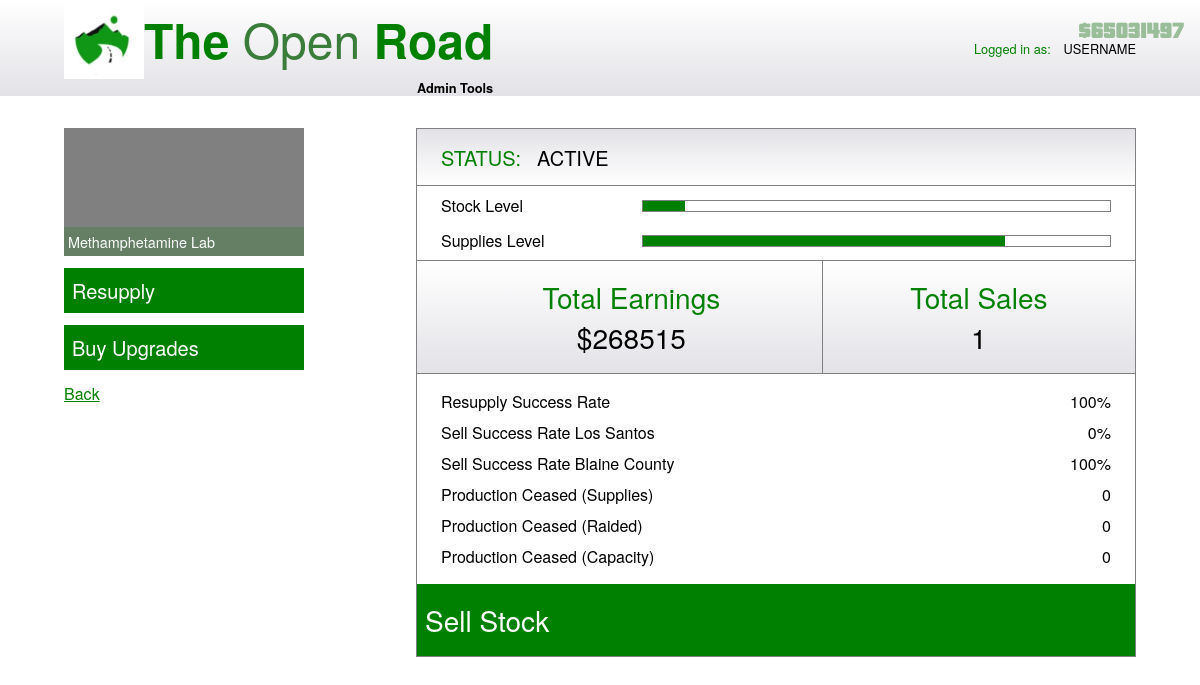
The page /business_management/24/22 (signed in) on the database as committed earlier.
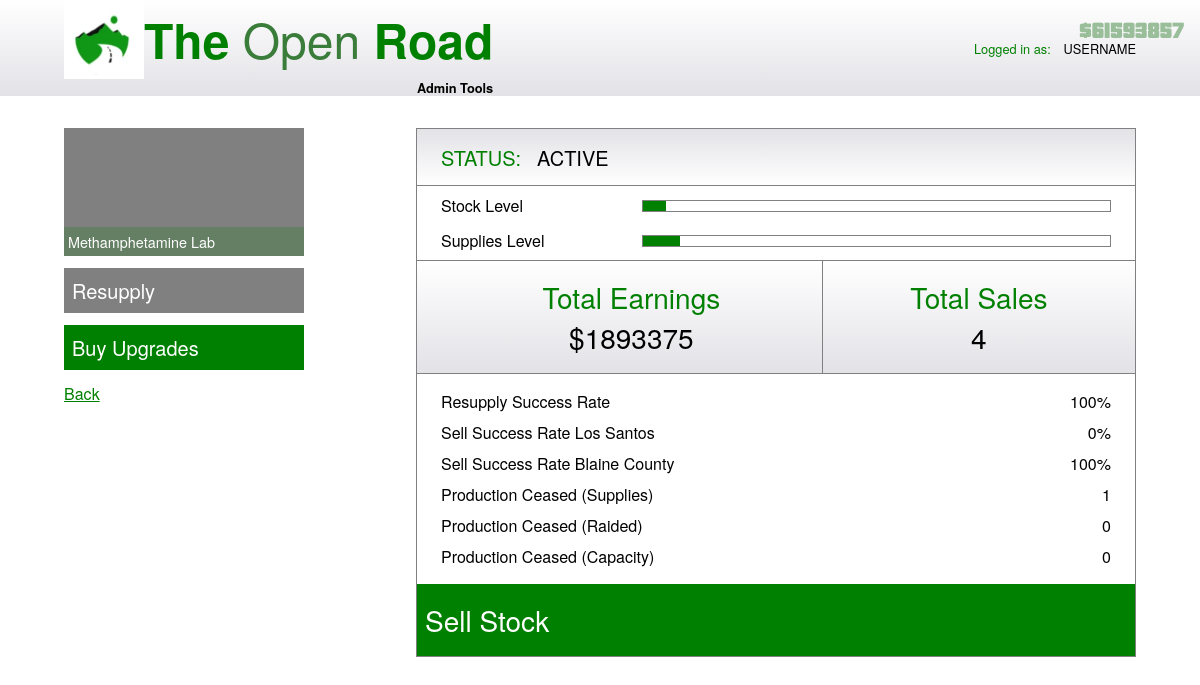
The same page on the database as committed later.
### app/database/create_db.py (models this page shows)
class BusinessType(db.Model):
	__tablename__ = "business_types"
	id = db.Column(db.Integer, primary_key=True, autoincrement=True)
	type_name = db.Column(db.String(67), unique=True, nullable=False)
	production_time = db.Column(db.Integer, nullable=False) # Time taken for one stock unit
	stock_value = db.Column(db.Integer, nullable=False) # Value of one stock unit
	supply_usage = db.Column(db.Float, nullable=False) # Supplies used for one stock unit
	equipment_upgrade_price = db.Column(db.Integer, nullable=False)
	equipment_upgrade_description = db.Column(db.String(670), default="No description.")
	staff_upgrade_price = db.Column(db.Integer, nullable=False)
	staff_upgrade_description = db.Column(db.String(670), default="No description.")
	security_upgrade_price = db.Column(db.Integer, nullable=False)
	security_upgrade_description = db.Column(db.String(670), default="No description")
	business = db.relationship("Business", backref="businesstype")

class OwnedBusiness(db.Model):
	__tablename__ = "owned_businesses"
	id = db.Column(db.Integer, primary_key=True, autoincrement=True)
	status = db.Column(db.String(67), default="INACTIVE - PENDING SET UP")
	stock_level = db.Column(db.Integer, default=0)
	sale_started = db.Column(db.Boolean, default=False)
	sale_finish_time = db.Column(db.Integer, default=int(datetime.now().timestamp()))
	sale_distance = db.Column(db.String(5), default="67") # close / far
	sale_location = db.Column(db.String(13), default="67") # Los Santos / Blaine County
	supplies_level = db.Column(db.Integer, default=0)
	supplies_bought = db.Column(db.Boolean, default=False)
	supply_arrive_time = db.Column(db.Integer, default=int(datetime.now().timestamp()))
	setup_finish_time = db.Column(db.Integer, default=int(datetime.now().timestamp()))
	setup_started = db.Column(db.Boolean, default=False)
	total_earnings = db.Column(db.Integer, default=0)
	total_sales = db.Column(db.Integer, default=0)
	total_resupplies = db.Column(db.Integer, default=0)
	successful_resupplies = db.Column(db.Integer, default=0)
	total_los_santos_sales = db.Column(db.Integer, default=0)
	successful_los_santos_sales = db.Column(db.Integer, default=0)
	total_blaine_county_sales = db.Column(db.Integer, default=0)
	successful_blaine_county_sales = db.Column(db.Integer, default=0)
	production_ceased_supplies = db.Column(db.Integer, default=0)
	production_ceased_raided = db.Column(db.Integer, default=0)
	production_ceased_capacity = db.Column(db.Integer, default=0)
	equipment_upgrade_bought = db.Column(db.Boolean, default=False)
	staff_upgrade_bought = db.Column(db.Boolean, default=False)
	security_upgrade_bought = db.Column(db.Boolean, default=False)
	business_id = db.Column(db.Integer, db.ForeignKey("businesses.id"), nullable=False)
	user_id = db.Column(db.Integer, db.ForeignKey("users.id"), nullable=False)

class User(db.Model):
	__tablename__ = "users"
	id = db.Column(db.Integer, primary_key=True, autoincrement=True)
	username = db.Column(db.String(67), unique=True, nullable=False)
	password_hash = db.Column(db.Integer, nullable=False)
	money = db.Column(db.Integer, default=670000) # Start with $670,000
	last_login_time = db.Column(db.Integer, default=int(datetime.now().timestamp()))
	owned_business = db.relationship("OwnedBusiness", backref="user")

### app/routes/business_management.py (the view, shortened to what this page needs)
@business_management_bp.route("/business_management/<int:user_id>/<int:owned_business_id>", methods=["GET", "POST"])
def business_management(user_id: int, owned_business_id: int):
	if session["id"] != user_id:
		return "Please don't do that."
	form = BusinessManagementForm()
	time_service = TimeService(user_id)
	time_service.update_owned_business_data()
	service = BusinessManagementService(owned_business_id, user_id)
	summary_data = service.get_summary_data()
	upgrades_data = service.get_upgrades_data()
	money = service.get_money_amount()
	if not form.validate_on_submit():
		return render_template("business_management.html", form=form, id=user_id, summary_data=summary_data, upgrades_data=upgrades_data, button_clicked="", owned_business_id=owned_business_id, money=money)

### app/database/select_db.py (called while the page is built)
	@staticmethod
	def select_owned_businesses(user_id: int) -> list[dict]:
		owned_businesses = OwnedBusiness.query.filter(OwnedBusiness.user_id == user_id).all()
		res = []
		for owned_business in owned_businesses:
			business_type = owned_business.business.businesstype.type_name
			business_location = owned_business.business.businesslocation.location_name
			business_price = owned_business.business.price
			owned_business_id = owned_business.id
			stock_level = owned_business.stock_level
			supplies_level = owned_business.supplies_level
			res.append({
				"owned_business_id": owned_business_id,
				"type": business_type,
				"location": business_location,
				"price": business_price,
				"stock": stock_level,
				"supplies": supplies_level
			})
		return res

	@staticmethod
	def select_user_money(user_id: int) -> int:
		user = User.query.filter(User.id == user_id).first()
		if user is None:
			return -1
		return user.money

	@staticmethod
	def select_last_login_time(id: int) -> int:
		user = User.query.filter(User.id == id).first()
		return user.last_login_time

### app/database/update_db.py (called while the page is built)
	@staticmethod
	def update_last_login_time(id: int, new_time: int) -> int:
		user = User.query.filter(User.id == id).first()
		user.last_login_time = new_time
		db.session.commit()
		return user.last_login_time

### app/services/business_management.py (called while the page is built)
	def get_summary_data(self) -> dict:
		return Select.select_summary_data(self.owned_business_id)

	def get_upgrades_data(self) -> dict:
		self.upgrades_data = Select.select_upgrades_data(self.owned_business_id)
		return self.upgrades_data

	def get_money_amount(self) -> int:
		return Select.select_user_money(self.user_id)

### app/services/time.py (called while the page is built)
	def get_owned_business_data(self) -> list:
		businesses = Select.select_owned_businesses(self.user_id)
		res = []
		for business in businesses:
			res.append(Select.select_owned_business_time_data(business["owned_business_id"]))
		return res

	def resupply(self, business: dict) -> int:
		business["supplies_level"] = 100
		business["supplies_bought"] = False
		business["total_resupplies"] += 1
		business["successful_resupplies"] += 1
		return 67

	def make_product(self, business: dict) -> int:
		business["stock_level"] += 1
		business["supplies_level"] -= business["supply_usage"]
		return 67

### app/templates/business_management.html (shortened to what this page needs)
{% extends "base.html" %}
{% block style %}
<link rel="stylesheet" href="{{ url_for('static', filename='css/business_management.css') }}"/>
{% endblock %}
{% block body %}
<header>
	<div id="header-div">
		<div id="logo-div">
			<div id="top-div">
				<img id="logo-image" src="{{ url_for('static', filename='images/TheOpenRoad.png') }}"/>
				<h1><b>The</b> Open <b>Road</b></h1>
			</div>
			<p id="admin">Admin Tools</p>
		</div>
		<div id="logged-in">
			<p class="green">Logged in as:</p> <p id="username">USERNAME</p>
		</div>
	</div>
</header>
<main>
	<div id="left-div">
		<div id="image-div">
			<div class="placeholder"></div>
			<p id="type">{{ summary_data.type }}</p>
		</div>
		<h3 id="resupply" class="button">Resupply</h3>
		<h3 id="buy-upgrades" class="button">Buy Upgrades</h3>
		<h4 class="green" id="back-h4"><a href="/home/{{ id }}" class="green" id="back">Back</a></h4>
	</div>
	<div id="right-div">
		<div class="gradient-bg right-container" id="status-div">
			<h3 class="green" id="status">STATUS:</h3>
			<h3>{{ summary_data.status }}</h3>
		</div>
		<div class="right-container" id="bar-container-div">
			<div class="bar-div" id="stock-div">
				<h4>Stock Level</h4>
				<div class="bar-container">
					<div class="bar" id="stock"></div>
				</div>
			</div>
			<div class="bar-div">
				<h4>Supplies Level</h4>
				<div class="bar-container">
					<div class="bar" id="supplies"></div>
				</div>
			</div>
		</div>
		<div id="earnings-sales-div" class="gradient-bg right-container">
			<div id="earnings-div">
				<h2 class="green">Total Earnings</h2>
				<h2>${{ summary_data.total_earnings }}</h2>
			</div>
			<div id="sales-div">
				<h2 class="green">Total Sales</h2>
				<h2>{{ summary_data.total_sales }}</h2>
			</div>
		</div>
		<div id="summary-div" class="right-container">
			<div class="summary-row">
				<h4>Resupply Success Rate</h4>
				<h4>{{ summary_data.resupply_success_rate }}%</h4>
			</div>
			<div class="summary-row">
				<h4>Sell Success Rate Los Santos</h4>
				<h4>{{ summary_data.sell_success_rate_los_santos }}%</h4>
			</div>
			<div class="summary-row">
				<h4>Sell Success Rate Blaine County</h4>
				<h4>{{ summary_data.sell_success_rate_blaine_county }}%</h4>
			</div>
			<div class="summary-row">
				<h4>Production Ceased (Supplies)</h4>
				<h4>{{ summary_data.production_ceased_supplies }}</h4>
			</div>
			<div class="summary-row">
				<h4>Production Ceased (Raided)</h4>
				<h4>{{ summary_data.production_ceased_raided }}</h4>
			</div>
			<div class="summary-row">
				<h4>Production Ceased (Capacity)</h4>
				<h4>{{ summary_data.production_ceased_capacity }}</h4>
			</div>
		</div>
		<h2 class="button" id="sell-button">Sell Stock</h2>
	</div>
</main>
{% endblock %}

### app/templates/base.html (shortened to what this page needs)
<!DOCTYPE html>
<html>
	<head>
		{% block style %}{% endblock %}
	</head>
	<body>
		{% block body %}{% endblock %}
	</body>
	<p id="money">${{ money }}</p>
</html>

### app/static/css/business_management.css (style rules this page uses)
:root { --dark-green: #3a7c39; --light-green: #489247; --clear-green: #3a7c3967; --clear-grey: rgba(65, 64, 64, 0.523); }
* { margin: 0; padding: 0; box-sizing: border-box; }
html, body { width: 100%; overflow-x: hidden; height: 100vh; background: white; font-family: "Helvetica Neue", Helvetica, Arial, sans-serif; display: flex; flex-direction: column; }
h1 { color: var(--dark-green); font-size: 3rem; font-weight: 300; }
b { font-weight: 550; color: green; }
h2 { font-size: 1.75rem; font-weight: normal; }
h3 { font-size: 1.25rem; font-weight: normal; width: fit-content; }
h4 { font-weight: normal; }
#logged-in { display: flex; justify-content: flex-start; align-items: center; font-size: 0.8rem; }
#username { margin-left: 0.8rem; }
#admin { font-weight: 600; font-size: 0.8rem; }
.green { color: green; }
#back-h4 { display: flex; text-align: left; width: 100%; }
header { display: flex; align-items: center; justify-content: center; height: 6rem; min-height: 6rem; width: 100%; background: linear-gradient(to bottom, #ffffff 0%, #e2e2e7 100%); }
#header-div { height: 100%; width: 67rem; display: flex; align-items: center; justify-content: space-between; }
#logo-div { display: flex; justify-content: center; align-items: flex-end; flex-direction: column; }
#top-div { display: flex; align-items: center; }
#logo-image { width: 5rem; height: 5rem; }
main { margin-top: 2rem; width: 67rem; align-self: center; display: flex; justify-content: space-between; }
#left-div { display: flex; flex-direction: column; align-items: center; width: 15rem; }
#image-div { height: 8rem; width: 100%; position: relative; margin-bottom: 0.75rem; }
.placeholder { width: 100%; height: 100%; background-color: grey; }
#type { position: absolute; bottom: 0; left: 0; right: 0; background-color: var(--clear-green); color: white; padding: 0.25rem; text-align: left; font-size: 0.9rem; }
.button { width: 100%; padding: 0.5rem; color: white; background-color: green; cursor: pointer; }
#left-div h3 { margin-bottom: 0.75rem; }
#right-div { width: 45rem; border: 1px solid grey; }
.right-container { width: 100%; display: flex; flex-direction: column; justify-content: center; border-top: 1px solid grey; padding-left: 1.5rem; }
.gradient-bg { background: linear-gradient(to top, #ffffff 0%, #e2e2e7 100%); }
#status-div { height: 3.5rem; padding: 1.5rem; border-top: none; display: flex; flex-direction: row; justify-content: flex-start; align-items: center; }
#status { margin-right: 1rem; }
#bar-container-div { padding-top: 0.5rem; padding-bottom: 0.5rem; padding-right: 1.5rem; }
#stock-div { margin-bottom: 0.75rem; }
.bar-div { width: 100%; display: flex; align-items: center; justify-content: space-between; }
.bar-container { border: 1px solid grey; width: 70%; height: 0.75rem; }
.bar { height: 100%; width: 67%; background-color: green; }
#earnings-sales-div { background: linear-gradient(to bottom, #ffffff 0%, #e2e2e7 100%); display: flex; flex-direction: row; align-items: center; }
#earnings-div, #sales-div { display: flex; flex-direction: column; align-items: center; justify-content: center; padding-top: 1rem; padding-bottom: 1rem; }
#earnings-div { width: 55%; border-right: 1px solid grey; }
#sales-div { width: 45%; }
#summary-div { padding-top: 1rem; padding-bottom: 0.5rem; padding-right: 1.5rem; }
.summary-row { width: 100%; display: flex; align-items: center; justify-content: space-between; margin-bottom: 0.5rem; }
#sell-button { padding-top: 1rem; padding-bottom: 1rem; }
#money { position: fixed; right: 1rem; top: 1rem; z-index: 99999; display: flex; justify-content: center; align-items: center; font-size: 1.5rem; color: rgb(154, 190, 154); font-family: 'Pricedown', sans-serif; }

Rows that differ between the two databases and show on the page:
changed OwnedBusiness "ACTIVE": total_earnings "268515" → "1893375"
changed User: money "65031497" → "61593857"
Other text that changed with them:
{{ summary_data.total_sales }}: "1" → "4"
{{ summary_data.production_ceased_supplies }}: "0" → "1"
